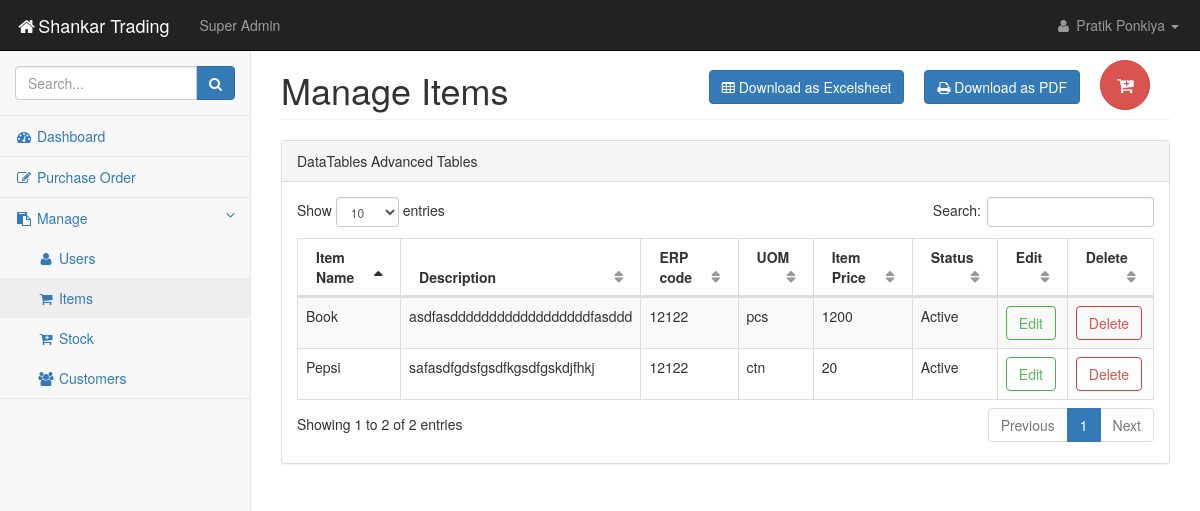
/pages/tables2.php (signed in), run on the app's committed database.
### tables this page shows
CREATE TABLE `tbl_items` (
  `item_id` int(11) NOT NULL,
  `item_name` varchar(255) NOT NULL,
  `description` varchar(255) NOT NULL,
  `erp_code` varchar(11) NOT NULL,
  `uom` varchar(11) NOT NULL,
  `item_price` float NOT NULL,
  `status` enum('0','1') NOT NULL DEFAULT '0'
);

### pages/tables2.php (the view, shortened to what this page needs)
<?php
include "sidepanel.php";
?>
            <div id="page-wrapper">
                <div class="row">
                    <div class="col-lg-12">
                        <form action="forms2.php" method="POST">
                    <button type="submit" class="btn btn-danger btn-circle btn-lg" style="float:right;margin:30px 20px 0px 0px;" name="addbtn">
                        <i class="fa  fa-cart-plus"></i></button></form>
                        <a href="pdflib.php?file=items"><button type="button" class="btn btn-primary" style="float:right;margin:40px 20px 0px 0px;">
                            <i class="fa fa-print"></i> Download as PDF</button></a>
                        <a href="export_excel2.php"><button type="button" class="btn btn-primary" style="float:right;margin:40px 20px 0px 0px;">
                            <i class="fa fa-table"></i> Download as Excelsheet</button></a>
                        <h1 class="page-header">Manage Items</h1>
                    </div>
                </div>
                <div class="row">
                    <div class="col-lg-12">
                        <div class="panel panel-default">
                            <div class="panel-heading">
                                DataTables Advanced Tables
                            </div>
                            <div class="panel-body">
                                <div class="dataTable_wrapper">
                                    <table class="table table-striped table-bordered table-hover" id="dataTables-example">
                                        <thead>
                                            <tr>
                                                <th>Item Name</th>
                                                <th>Description</th>
                                                <th>ERP code</th>
                                                <th>UOM</th>
                                                <th>Item Price</th>
                                                <th>Status</th>
                                                <th>Edit</th>
                                                <th>Delete</th>
                                            </tr>
                                        </thead>
                                        <tbody>
                                            <?php
                                            $sql = "SELECT * FROM `tbl_items`";
                                            $result = $conn->query($sql);
                                            while($row=$result->fetch_assoc()){?>
                                            <tr class="odd gradeX">
                                                <td><?php echo $row['item_name'];?></td>
                                                <td><?php echo $row['description'];?></td>
                                                <td><?php echo $row['erp_code'];?></td>
                                                <td><?php echo $row['uom'];?></td>
                                                <td><?php echo $row['item_price'];?></td>
                                                <td><?php
                                                if($row['status'] == 1){
                                                    echo 'Active';
                                                } else {
                                                    echo 'Inactive';
                                                }?></td>
                                                <td class="center">
                                                    <form action="forms2.php" method="POST">
                                                    <button type="submit" class="btn btn-outline btn-success" name="editbtn">Edit</button>
                                                    </form>
                                                </td>
                                                <td class="center">
                                                    <form action="delete_user.php" method="POST">
                                                    <button type="submit" onclick="return confirm_delete()" class="btn btn-outline btn-danger" name="deletebtn">Delete</button>
                                                    </form>
                                                </td>
                                            </tr>
                                            <?php } ?>
                                        </tbody>
                                    </table>
                                </div>
                            </div>
                        </div>
                    </div>
                </div>
            </div>
        </div>
    </body>
</html>

### css/startmin.css (style rules this page uses)
body { background-color: #f8f8f8; }
#page-wrapper { padding: 30px 15px 0 15px; min-height: 568px; background-color: #fff; }
@media (min-width:768px) { #page-wrapper { position: inherit; margin-left: 250px; padding: 30px 30px 0 30px; border-left: 1px solid #e7e7e7; } }
.btn-outline { color: inherit; background-color: transparent; transition: all .5s; }
.btn-success.btn-outline { color: #5cb85c; }
.btn-danger.btn-outline { color: #d9534f; }
table.dataTable thead .sorting, table.dataTable thead .sorting_asc, table.dataTable thead .sorting_desc, table.dataTable thead .sorting_asc_disabled, table.dataTable thead .sorting_desc_disabled { background: 0 0; }
table.dataTable thead .sorting_asc:after { content: "\f0de"; float: right; font-family: fontawesome; }
table.dataTable thead .sorting:after { content: "\f0dc"; float: right; font-family: fontawesome; color: rgba(50,50,50,.5); }
.btn-circle { width: 30px; height: 30px; padding: 6px 0; border-radius: 15px; text-align: center; font-size: 12px; line-height: 1.428571429; }
.btn-circle.btn-lg { width: 50px; height: 50px; padding: 10px 16px; border-radius: 25px; font-size: 18px; line-height: 1.33; }

### data on the page
tbl_items: item_name "Book", description "asdfasddddddddddddddddddfasddd", erp_code "12122", uom "pcs", item_price "1200", status "Active"
tbl_items: item_name "Pepsi", description "safasdfgdsfgsdfkgsdfgskdjfhkj", erp_code "12122", uom "ctn", item_price "20", status "Active"

### other printed values
$_SESSION['fname'] "Pratik"
$_SESSION['lname'] "Ponkiya"
